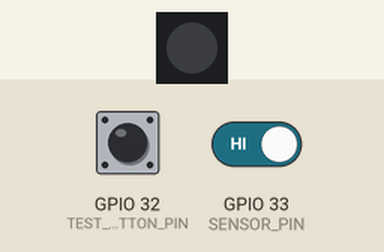
This program was run on a simulated ESP32. On the bench: 1 RGB LEDs in strip order, left to right. The test bench sets the inputs (shaded band); at power-on: GPIO 32 (TEST_BUTTON_PIN) HIGH, GPIO 33 (SENSOR_PIN) HIGH. Dim RGB values are drawn brighter than linear; nothing arrives over Bluetooth unless stated; a phone connects over Bluetooth LE 3 s after start; what the program prints to the serial monitor is not drawn.

Above: at 1.2 s.
1.3 s: GPIO 32 (TEST_BUTTON_PIN) pulled LOW for 1 s
At 1.7 s:
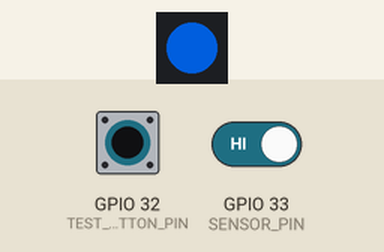
5.5 s: GPIO 32 (TEST_BUTTON_PIN) pulled LOW for 3.2 s
At 9.3 s:
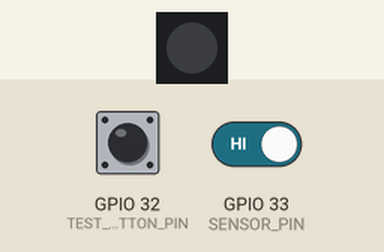
Timing chart, 0 to 10.8 s (numbered marks = the images above; inputs shaded):
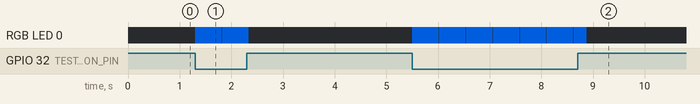

Measured:
- after the input at 1.3 s, RGB LED 0: alternates RGB(0, 65, 153) for 0.51 s and off for 0.01 s, 4 changes in all, then stays off, starting at once
- after the input at 5.5 s, RGB LED 0: goes 6 × (RGB(0, 65, 153) 0.51 s, off 0.01 s), RGB(0, 65, 153) 0.25 s, then off, starting at once

The program:

main.cpp
```cpp
#include <Arduino.h>
#include <ArduinoJson.h>
#include <Adafruit_NeoPixel.h>
#include <BLEDevice.h>
#include <BLEServer.h>
#include <BLEUtils.h>
#include <BLE2902.h>
#include "config.h"

Adafruit_NeoPixel pixel(PIXEL_COUNT, LED_PIN, NEO_GRB + NEO_KHZ800);
BLECharacteristic *eventCharacteristic = nullptr;
bool connected = false, armed = true, ledEnabled = false;
bool stableOpen = false, lastRawOpen = false;
uint8_t brightness = 80;
uint32_t colorValue = 0x006DFF;
unsigned long rawChangedAt = 0, lastActivityAt = 0, ledOnAt = 0;
unsigned long maxOnMs = DEFAULT_MAX_ON_MS;

int batteryPercent() {
#if ENABLE_BATTERY_ADC
  float voltage = analogReadMilliVolts(BATTERY_ADC_PIN) / 1000.0f * BATTERY_DIVIDER_RATIO;
  return constrain((int)((voltage - BATTERY_EMPTY_V) * 100.0f / (BATTERY_FULL_V - BATTERY_EMPTY_V)), 0, 100);
#else
  return 100;
#endif
}

void ledOff() { pixel.clear(); pixel.show(); ledEnabled = false; }
void ledOn(uint32_t color, int requestedBrightness) {
  int safeBrightness = batteryPercent() < LOW_BATTERY_PERCENT ? min(requestedBrightness, LOW_BATTERY_MAX_BRIGHTNESS) : requestedBrightness;
  brightness = constrain(safeBrightness, 1, 100); colorValue = color;
  pixel.setBrightness(map(brightness, 1, 100, 3, 255)); pixel.setPixelColor(0, colorValue); pixel.show();
  ledEnabled = true; ledOnAt = millis(); lastActivityAt = millis();
}

void notifyEvent(const char *event, bool includeSensor = false) {
  if (!connected || eventCharacteristic == nullptr) return;
  StaticJsonDocument<160> doc; doc["event"] = event; doc["battery"] = batteryPercent();
  if (strcmp(event, "LED_STATE") == 0) doc["enabled"] = ledEnabled;
  if (includeSensor) doc["sensor"] = true;
  String output; serializeJson(doc, output); eventCharacteristic->setValue(output.c_str()); eventCharacteristic->notify();
  Serial.println(output);
}

uint32_t parseColor(const char *hex) { return (hex && hex[0] == '#') ? strtoul(hex + 1, nullptr, 16) : 0x006DFF; }
void runEffect(const char *type, unsigned long durationMs, int flashes) {
  durationMs = constrain(durationMs, 100UL, HARD_MAX_ON_MS);
  if (strcmp(type, "RAINBOW") == 0) {
    for (int i=0;i<40;i++){pixel.setPixelColor(0,pixel.gamma32(pixel.ColorHSV(i*65535/40)));pixel.show();delay(durationMs/40);}
  } else if (strcmp(type, "BLINK") == 0 || strcmp(type, "COURT") == 0) {
    int count=constrain(flashes,1,13);for(int i=0;i<count;i++){ledOn(colorValue,brightness);delay(min(180UL,durationMs/(count*2)));ledOff();delay(min(180UL,durationMs/(count*2)));}
  } else if (strcmp(type, "FADE") == 0) {
    for(int i=0;i<=100;i+=4){pixel.setBrightness(map(i,0,100,0,map(brightness,1,100,3,255)));pixel.setPixelColor(0,colorValue);pixel.show();delay(durationMs/25);}
  }
  ledOn(colorValue,brightness);
}

class ServerCallbacks:public BLEServerCallbacks{void onConnect(BLEServer*) override{connected=true;lastActivityAt=millis();}void onDisconnect(BLEServer *server) override{connected=false;armed=true;ledOff();server->getAdvertising()->start();}};
class CommandCallbacks:public BLECharacteristicCallbacks{
  void onWrite(BLECharacteristic *characteristic) override {
    String input=String(characteristic->getValue().c_str());StaticJsonDocument<256> doc;
    if(deserializeJson(doc,input)){notifyError();return;}const char *command=doc["command"]|"";lastActivityAt=millis();
    if(strcmp(command,"LED_ON")==0){ledOn(parseColor(doc["color"]|"#006DFF"),doc["brightness"]|80);notifyEvent("LED_STATE");}
    else if(strcmp(command,"LED_OFF")==0){ledOff();notifyEvent("LED_STATE");}
    else if(strcmp(command,"EFFECT")==0){runEffect(doc["type"]|"FADE",doc["durationMs"]|1500,doc["flashes"]|1);notifyEvent("LED_STATE");}
    else if(strcmp(command,"ARM")==0)armed=true;else if(strcmp(command,"DISARM")==0){armed=false;ledOff();}
    else if(strcmp(command,"SET_MAX_ON")==0)maxOnMs=constrain((unsigned long)(doc["seconds"]|30)*1000UL,1000UL,HARD_MAX_ON_MS);
    else if(strcmp(command,"GET_STATUS")==0)notifyEvent("DEVICE_STATUS",true);else notifyError();
  }
  void notifyError(){if(!connected)return;StaticJsonDocument<100> doc;doc["event"]="ERROR";doc["code"]="BAD_COMMAND";String out;serializeJson(doc,out);eventCharacteristic->setValue(out.c_str());eventCharacteristic->notify();}
};

void setupBle(){BLEDevice::init(DEVICE_NAME);BLEServer *server=BLEDevice::createServer();server->setCallbacks(new ServerCallbacks());BLEService *service=server->createService(SERVICE_UUID);auto *command=service->createCharacteristic(COMMAND_UUID,BLECharacteristic::PROPERTY_WRITE);command->setCallbacks(new CommandCallbacks());eventCharacteristic=service->createCharacteristic(EVENT_UUID,BLECharacteristic::PROPERTY_NOTIFY|BLECharacteristic::PROPERTY_READ);eventCharacteristic->addDescriptor(new BLE2902());service->start();BLEAdvertising *advertising=server->getAdvertising();advertising->addServiceUUID(SERVICE_UUID);advertising->start();}

void setup(){Serial.begin(115200);pinMode(SENSOR_PIN,INPUT_PULLUP);pinMode(TEST_BUTTON_PIN,INPUT_PULLUP);pixel.begin();ledOff();lastRawOpen=digitalRead(SENSOR_PIN)==SENSOR_OPEN_LEVEL;stableOpen=lastRawOpen;lastActivityAt=millis();setupBle();Serial.println("Smart Deck ready");}

void loop(){
  bool rawOpen=digitalRead(SENSOR_PIN)==SENSOR_OPEN_LEVEL;if(rawOpen!=lastRawOpen){lastRawOpen=rawOpen;rawChangedAt=millis();}
  if(rawOpen!=stableOpen&&millis()-rawChangedAt>=SENSOR_DEBOUNCE_MS){stableOpen=rawOpen;lastActivityAt=millis();if(stableOpen){notifyEvent("DECK_OPEN");if(armed&&!connected)ledOn(0x006DFF,60);}else{notifyEvent("DECK_CLOSED");ledOff();}}
  if(digitalRead(TEST_BUTTON_PIN)==LOW){ledOn(0x006DFF,60);delay(250);ledOff();lastActivityAt=millis();}
  if(ledEnabled&&millis()-ledOnAt>=min(maxOnMs,HARD_MAX_ON_MS))ledOff();
  if(!connected&&!stableOpen&&millis()-lastActivityAt>=IDLE_SLEEP_MS){ledOff();Serial.println("Deep sleep");Serial.flush();esp_sleep_enable_ext0_wakeup((gpio_num_t)SENSOR_PIN,SENSOR_OPEN_LEVEL);esp_deep_sleep_start();}
  delay(10);
}
```

config.h
```cpp
#pragma once

// 모든 핀과 BLE UUID는 이 파일에서 변경한다. SENSOR_PIN은 deep sleep 깨우기를
// 사용하려면 RTC GPIO여야 한다(ESP32 DevKit 기본값 GPIO 33).
#define DEVICE_NAME "Smart Deck"
#define SERVICE_UUID "c4d30001-6f40-4af4-b6d1-64f3126d9201"
#define COMMAND_UUID "c4d30002-6f40-4af4-b6d1-64f3126d9201"
#define EVENT_UUID "c4d30003-6f40-4af4-b6d1-64f3126d9201"

#define SENSOR_PIN 33
#define LED_PIN 18
#define TEST_BUTTON_PIN 32
#define BATTERY_ADC_PIN 35
#define PIXEL_COUNT 1
#define SENSOR_OPEN_LEVEL HIGH

#define SENSOR_DEBOUNCE_MS 200UL
#define DEFAULT_MAX_ON_MS 30000UL
#define HARD_MAX_ON_MS 120000UL
#define IDLE_SLEEP_MS 600000UL
#define LOW_BATTERY_PERCENT 15
#define LOW_BATTERY_MAX_BRIGHTNESS 35

// 실제 분압 저항에 맞춰 조정한다. 배터리 회로가 없으면 ENABLE_BATTERY_ADC를 0으로 둔다.
#define ENABLE_BATTERY_ADC 0
#define BATTERY_DIVIDER_RATIO 2.0f
#define BATTERY_EMPTY_V 3.20f
#define BATTERY_FULL_V 4.20f
```
